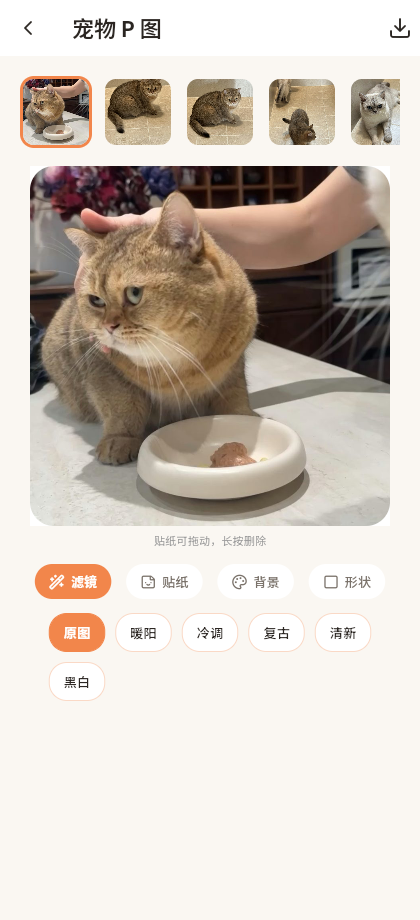
#> input picture retouch_verify.png, 420 x 920 px, given in place of app_icon_yuanbao_photo.png, which was not available
$ python generate_app_icons.py
#> lines starting #> are read from the running program, lines starting #| are printed output that depends on the picture; pictures that were not available may be replaced by others from this repository, and a replacement may not be noted
"""从 AI 生成的 1024x1024 主图导出各尺寸 App 图标。

用途:
  - web/favicon.png (32x32, 网页页签)
  - web/icons/Icon-{192,512}.png (PWA)
  - web/icons/Icon-maskable-{192,512}.png (PWA maskable, 内容缩至 78% 留安全区)
  - android/app/src/main/res/mipmap-*/ic_launcher.png (Android 启动图标)

用法:
  venv python tools/generate_app_icons.py
"""

from pathlib import Path
import json

from PIL import Image

ROOT = Path(__file__).resolve().parent.parent
SRC = ROOT / "assets/brand/app_icon_yuanbao_photo.png"

# maskable 图标安全区: 内容占画布比例, 四周用底色填充
MASKABLE_CONTENT_RATIO = 0.78

TARGETS = [
    ("web/favicon.png", 32),
    ("web/icons/Icon-192.png", 192),
    ("web/icons/Icon-512.png", 512),
    ("android/app/src/main/res/mipmap-mdpi/ic_launcher.png", 48),
    ("android/app/src/main/res/mipmap-hdpi/ic_launcher.png", 72),
    ("android/app/src/main/res/mipmap-xhdpi/ic_launcher.png", 96),
    ("android/app/src/main/res/mipmap-xxhdpi/ic_launcher.png", 144),
    ("android/app/src/main/res/mipmap-xxxhdpi/ic_launcher.png", 192),
]

MASKABLE_TARGETS = [
    ("web/icons/Icon-maskable-192.png", 192),
    ("web/icons/Icon-maskable-512.png", 512),
]


def main() -> None:
    img = Image.open(SRC).convert("RGB")
#> img is the input picture: PIL image 420x920 RGB; mean R, G, B 208.3, 199.2, 190.1
    # 主图统一为正方形
    side = min(img.size)
#> side = 420
    left = (img.width - side) // 2
#> left = 0
    top = (img.height - side) // 2
#> top = 250
    img = img.crop((left, top, left + side, top + side))
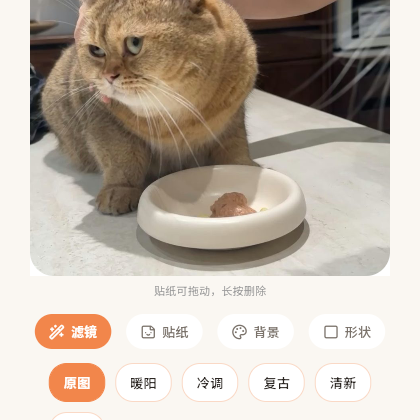
#> img: PIL image 420x420 RGB; mean R, G, B 191.3, 180.7, 169.2

    # 底色取四角中点均值, 用于 maskable 填充
    w, h = img.size
#> w = 420; h = 420
    corners = [
        img.getpixel((4, h // 2)),
        img.getpixel((w - 5, h // 2)),
        img.getpixel((w // 2, 4)),
    ]
#> corners = [(250, 247, 242), (250, 247, 242), (160, 112, 63)]
    bg = tuple(sum(c[i] for c in corners) // len(corners) for i in range(3))
#> bg = (220, 202, 182)

    for rel, size in TARGETS:
        out = ROOT / rel
        out.parent.mkdir(parents=True, exist_ok=True)
        img.resize((size, size), Image.LANCZOS).save(out, "PNG")
        print(f"ok  {rel}  {size}x{size}")
#> this loop made 8 passes
#> pass 1, in main, `img.resize((size, size), Image.LANCZOS).save(out, "PNG")`:
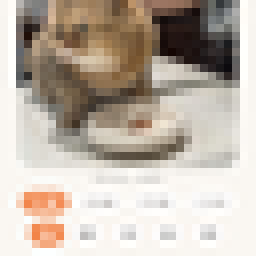
#> saved as favicon.png: PIL image 32x32 RGB (shown 8 times larger); mean R, G, B 191.2, 180.6, 169.2
#> pass 2, in main, `img.resize((size, size), Image.LANCZOS).save(out, "PNG")`:
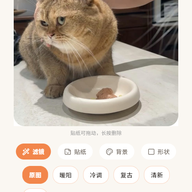
#> saved as Icon-192.png: PIL image 192x192 RGB; mean R, G, B 191.3, 180.6, 169.2

    for rel, size in MASKABLE_TARGETS:
        out = ROOT / rel
        out.parent.mkdir(parents=True, exist_ok=True)
        canvas = Image.new("RGB", (size, size), bg)
        inner = round(size * MASKABLE_CONTENT_RATIO)
        content = img.resize((inner, inner), Image.LANCZOS)
        offset = (size - inner) // 2
        canvas.paste(content, (offset, offset))
        canvas.save(out, "PNG")
        print(f"ok  {rel}  {size}x{size} (maskable)")
#> this loop made 2 passes
#> pass 1, in main, `canvas = Image.new("RGB", (size, size), bg)`:
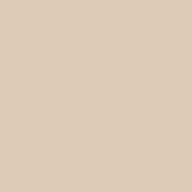
#> canvas: PIL image 192x192 RGB; mean R, G, B 220, 202, 182
#> pass 1, in main, `content = img.resize((inner, inner), Image.LANCZOS)`:
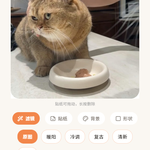
#> content: PIL image 150x150 RGB; mean R, G, B 191.3, 180.6, 169.2
#> pass 1, in main, `canvas.save(out, "PNG")`:
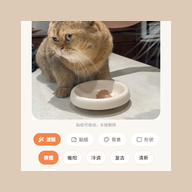
#> saved as Icon-maskable-192.png: PIL image 192x192 RGB; mean R, G, B 202.5, 188.9, 174.2
#> after the loop:
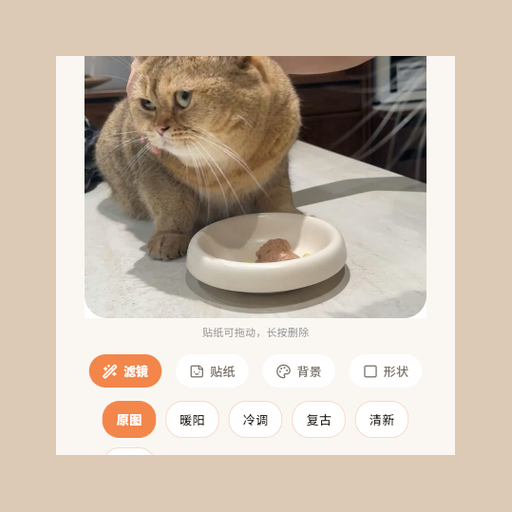
#> canvas: PIL image 512x512 RGB; mean R, G, B 202.6, 189, 174.2

    # Xcode specifies every required iPhone/iPad/App Store icon in this manifest.
    ios_dir = ROOT / "ios/Runner/Assets.xcassets/AppIcon.appiconset"
    for item in json.loads((ios_dir / "Contents.json").read_text())["images"]:
        if "filename" not in item:
            continue
        size = round(float(item["size"].split("x")[0]) * float(item["scale"].removesuffix("x")))
        img.resize((size, size), Image.LANCZOS).save(ios_dir / item["filename"], "PNG")
        print(f"ok  iOS {item['filename']} {size}x{size} RGB opaque")
    print("done.")


if __name__ == "__main__":
#> (the run stopped early here; a loop or call above may not have finished)
